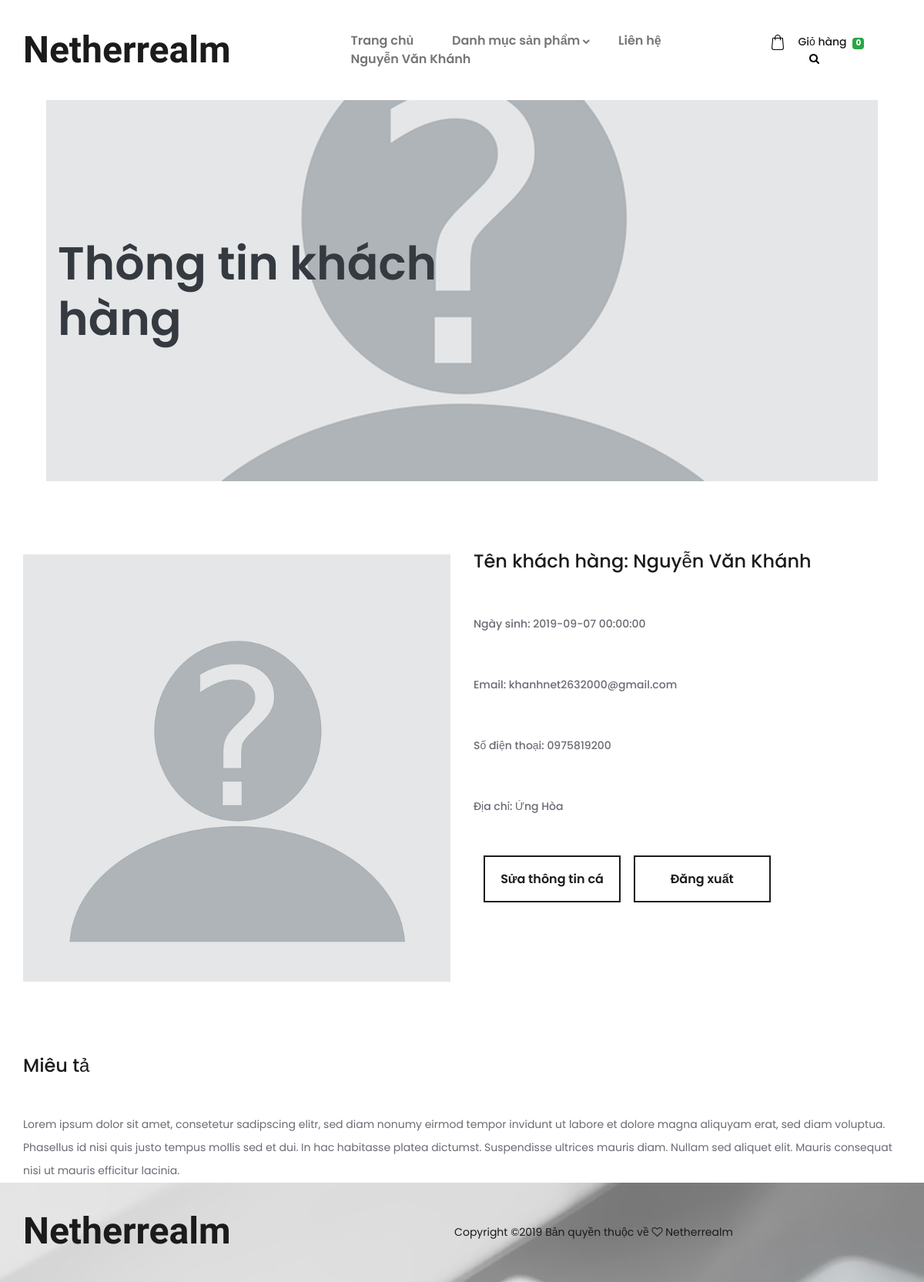
Screenshot of /user/index.php?mod=customer&act=detail&CODE=KH1569293450 (signed in) with the database file from the repository.
### tables this page shows
CREATE TABLE `customers` (
  `CODE` varchar(255) NOT NULL,
  `NAME` varchar(255) DEFAULT NULL,
  `EMAIL` varchar(255) DEFAULT NULL,
  `MOBILE` varchar(255) DEFAULT NULL,
  `PASSWORD` varchar(255) NOT NULL,
  `DATE` datetime DEFAULT NULL,
  `PICTURE` varchar(255) DEFAULT NULL,
  `ADDRESS` varchar(255) DEFAULT NULL
);

### user/controllers/CustomerController.php (called while the page is built, shortened)
<?php
class CustomerController
{
    var $model;
    function __construct(){
        $this->model= new Customer;
    }
    public function detail()
    {
        $CODE=$_GET['CODE'];
        $detail= $this->model->find($CODE);
        require_once("views/customers/profile.php");
    }
}
 ?>

### user/models/conection.php (called while the page is built, shortened)
<?php
class Connection
{
    public function __construct()
    {
        $this->conn = new mysqli(servername, username, password, dbname);
    }
}
 ?>

### user/models/Model.php (called while the page is built, shortened)
<?php
include_once('conection.php');
    class Model
    {
      var $conn;
      var $table='';
      var $key='id';
      function __construct(){
        $connection= new Connection();
        $this->conn= $connection->conn;
      }
   public function find($CODE)
   {
    $CODE=isset($_GET['CODE'])?$_GET['CODE']:'';
    $query = "SELECT * FROM ".$this->table." WHERE ".$this->key."='".$CODE."'";
    $result = $this->conn->query($query);
    $detail = $result->fetch_assoc();
    return $detail;
}
}
?>

### user/views/customers/profile.php (the view, shortened to what this page needs)
<?php
include_once('views/layout/header.php');
 ?>
 <link rel="stylesheet" type="text/css" href="public/styles/product.css">
<link rel="stylesheet" type="text/css" href="public/styles/product_responsive.css">
	<div class="home">
		<div class="home_container">
			<div class="home_background" style="
			background-image:url(../admin/public/images/employees/<?= $detail['PICTURE']?>")></div>
			<div class="home_content_container">
				<div class="container">
					<div class="row">
						<div class="col">
							<div class="home_content">
								<div class="home_title text-dark">Thông tin khách hàng</div>
							</div>
						</div>
					</div>
				</div>
			</div>
		</div>
	</div>
<div class="product_details">
		<div class="container">
			<div class="row details_row">
				<div class="col-lg-6">
					<div class="details_image">
						<div class="details_image_large"><img src="../admin/public/images/employees/<?= $detail['PICTURE']?>" alt=""></div>
					</div>
				</div>
				<div class="col-lg-6">
					<div class="details_content">
						<div class="details_name">Tên khách hàng: <?=$detail['NAME'] ?></div>
						<div class="details_text"><p>Ngày sinh: <?=$detail['DATE'] ?></p></div>
						<div class="details_text"><p>Email: <?=$detail['EMAIL'] ?></p></div>
						<div class="details_text"><p>Số điện thoại: <?=$detail['MOBILE'] ?></p></div>
						<div class="details_text"><p>Địa chỉ: <?=$detail['ADDRESS'] ?></p></div>
						<div class="product_quantity_container">
							<div class="button cart_button"><a href="?mod=customer&act=edit&CODE=<?=$detail['CODE']?>">Sửa thông tin cá nhân</a></div>
							<div class="button cart_button"><a href="?mod=login&act=logout">Đăng xuất</a></div>
						</div>
					</div>
				</div>
			</div>
			<div class="row description_row">
				<div class="col">
					<div class="description_title_container">
						<div class="description_title">Miêu tả</div>
					</div>
					<div class="description_text">
						<p>Lorem ipsum dolor sit amet, consetetur sadipscing elitr, sed diam nonumy eirmod tempor invidunt ut labore et dolore magna aliquyam erat, sed diam voluptua. Phasellus id nisi quis justo tempus mollis sed et dui. In hac habitasse platea dictumst. Suspendisse ultrices mauris diam. Nullam sed aliquet elit. Mauris consequat nisi ut mauris efficitur lacinia.</p>
					</div>
				</div>
			</div>
		</div>
	</div>
<?php
include_once('views/layout/footer.php');
 ?>

### user/index.php (shortened to what this page needs)
<?php
$mod = isset($_GET['mod'])?$_GET['mod']:'';
$act = isset($_GET['act'])?$_GET['act']:'';
switch ($mod) {
	case 'customer':
	require_once("controllers/CustomerController.php");
	$customer= new CustomerController;
	switch ($act) {
		case 'detail':
		$customer->detail();
		break;
	}
	break;
}
?>

### user/views/layout/header.php (shortened to what this page needs)
<!DOCTYPE html>
<html lang="en">
<head>
<link rel="stylesheet" type="text/css" href="public/styles/bootstrap4/bootstrap.min.css">
<link href="public/plugins/font-awesome-4.7.0/css/font-awesome.min.css" rel="stylesheet" type="text/css">
</head>
<body>
<div class="super_container">
	<header class="header">
		<div class="header_container">
			<div class="container">
				<div class="row">
					<div class="col">
						<div class="header_content d-flex flex-row align-items-center justify-content-start">
							<div class="logo"><a href="?mod=product&act=list" style="font-family: 'Akronim', cursive;font-size: 3rem">Netherrealm</a></div>
							<nav class="main_nav">
								<ul>
									<li><a href="?mod=product&act=list">Trang chủ</a></li>
									<li class="hassubs">
										<a href="#">Danh mục sản phẩm</a>
									</li>
									<li><a href="?mod=customer&act=contact">Liên hệ</a></li>
								<?php if (isset($_SESSION['user']['PASSWORD'])) {
								 ?>
									<li><a href="?mod=customer&act=detail&CODE=<?=$_SESSION['user']['CODE'] ?>"><?=$_SESSION['user']['NAME'] ?></a></li>
								<?php
							}else{
								 ?>
								 <li><a href="?mod=login&act=login">Tài khoản</a></li>
								<?php } ?>
								</ul>
							</nav>
							<div class="header_extra ml-auto">
								<div class="shopping_cart">
									<a href="?mod=sale&act=cart">
										<div>Giỏ hàng <span class="badge badge-success">
											<?php
											if (isset($_SESSION['cart']['total'])) {
												echo $_SESSION['cart']['total'];
											 }else {
											 	echo '0';
											 }
											 ?>
										</span></div>
									</a>
								</div>
								<div class="search">
									<div class="search_icon">
									</div>
								</div>
							</div>
						</div>
					</div>
				</div>
			</div>
		</div>
		<div class="search_panel trans_300">
			<div class="container">
				<div class="row">
					<div class="col">
						<div class="search_panel_content d-flex flex-row align-items-center justify-content-end">
							<form action="?mod=product&act=search" method="post">
								<button type="submit">Tìm</button>
							</form>
						</div>
					</div>
				</div>
			</div>
		</div>
	</header>

### user/views/layout/footer.php (shortened to what this page needs)
    <div class="footer_overlay"></div>
    <footer class="footer">
        <div class="footer_background" style="background-image:url(public/images/footer.jpg)"></div>
        <div class="container">
            <div class="row">
                <div class="col">
                    <div class="footer_content d-flex flex-lg-row flex-column align-items-center justify-content-lg-start justify-content-center">
                        <div class="footer_logo"><a href="#" style="font-family: 'Akronim', cursive;font-size: 3rem">Netherrealm</a></div>
                        <div class="copyright ml-auto mr-auto">
Copyright &copy;<script>document.write(new Date().getFullYear());</script> Bản quyền thuộc về <i class="fa fa-heart-o" aria-hidden="true"></i>  Netherrealm</a>
</div>
                    </div>
                </div>
            </div>
        </div>
    </footer>
</div>
</body>
</html>

### rows the page displays
customers: PICTURE (placeholder picture), NAME "Nguyễn Văn Khánh", DATE "2019-09-07 00:00:00", EMAIL "khanhnet2632000@gmail.com", MOBILE "0975819200", ADDRESS "Ứng Hòa"

### other values shown
$_SESSION['user']['NAME'] "Nguyễn Văn Khánh"
